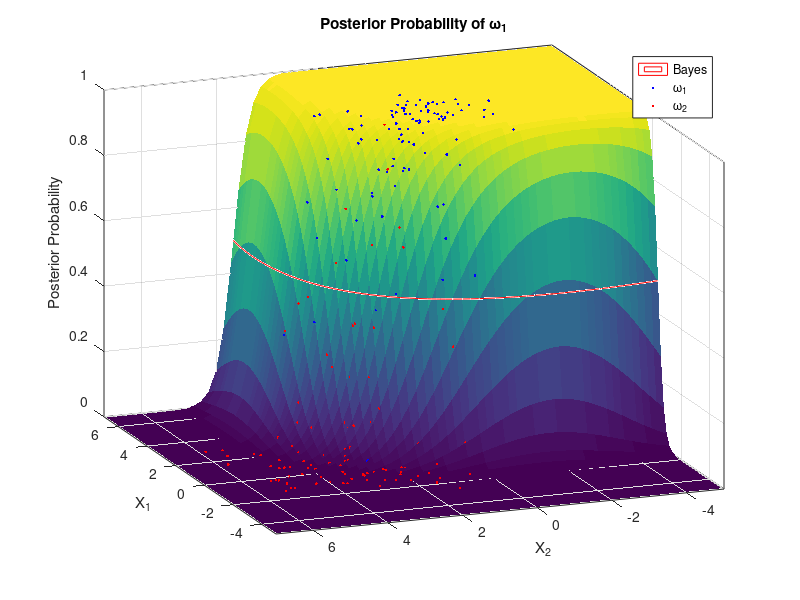
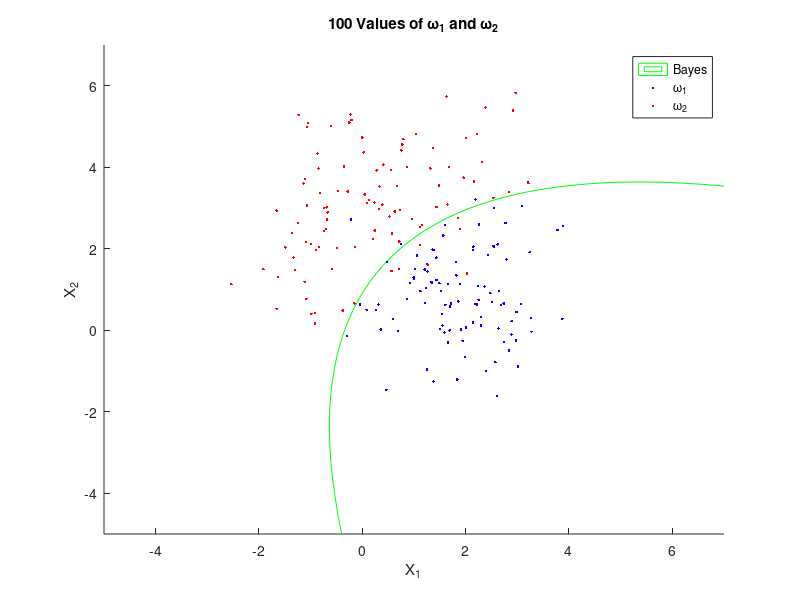

MATLAB code for these plots, in order:
%% Machine Learning Coursework
class(2).mean = [0; 3];
class(2).covar = [2 1; 1 2];
class(1).mean = [2; 1];
class(1).covar = [1 0; 0 1];

valuesSize = 100;
X1 = mvnrnd(class(1).mean, class(1).covar, valuesSize);
X2 = mvnrnd(class(2).mean, class(2).covar, valuesSize);

%% Posterior Probability
% Shows $ P (\omega_1 | \mathbf{x}) $, i.e. the probability that point $
% mathbf{x} $ belongs to class $ \omega_1 $.
classDistribution = gmdistribution([class(1).mean'; class(2).mean'], cat(3, class(1).covar, class(2).covar));
clear X; clear y;
X(:,1) = -5:0.2:7; 
Y = X(:,1);
postProb = zeros(length(Y));
for i = 1:size(Y,1)	
	clear y; y(1:size(X,1),1) = Y(i);
	posteriorProb = posterior(classDistribution, [ X(:,1) y(:,1)]);
	postProb(i,:) = posteriorProb(:,1);
end

% calculates the posterior probability for each of the data
X1Post = posterior(classDistribution, [X1(:,1) X1(:,2)]);
X2Post = posterior(classDistribution, [X2(:,1) X2(:,2)]);

% 3D plot
figure(1);
% plots line at 50%
contour3(X, Y, postProb, [0.5 0.5],'r');
hold on;
% plots the data
plot3(X1(:,1), X1(:,2), X1Post(:,1), 'b.');
plot3(X2(:,1), X2(:,2), X2Post(:,1), 'r.');
% plots the posterior probability
surf(X, Y, postProb);
% removes the ugly black lines from the surf
shading flat;

view(-111, 21);
legend('Bayes', '\omega_1', '\omega_2', 'Location', 'NorthEast');
xlabel('X_1'); ylabel('X_2'); zlabel('Posterior Probability');
title('Posterior Probability of \omega_1');
hold off;

% 2D Plot
figure(2); clf; hold on;
% plots the optimal decision boundary
contour(X, Y, postProb, [0.5 0.5],'g');
% plots the data
plot(X1(:,1), X1(:,2),'b.');
plot(X2(:,1), X2(:,2),'r.');

legend('Bayes', '\omega_1', '\omega_2', 'Location', 'NorthEast');
xlabel('X_1'); ylabel('X_2');
title('100 Values of \omega_1 and \omega_2');
hold off;